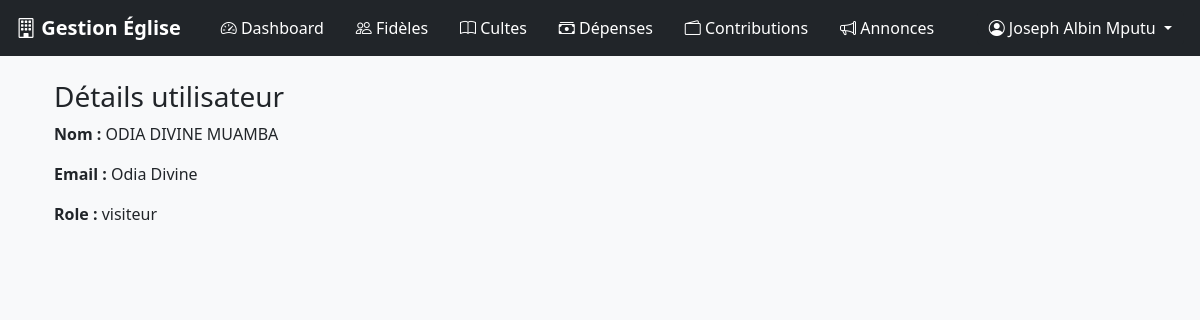
The page /views/users/view.php?id=2 (signed in) on the database its author committed.
### tables this page shows
CREATE TABLE `users` (
  `id` int(11) NOT NULL,
  `nom` varchar(100) NOT NULL,
  `email` varchar(150) NOT NULL,
  `mot_de_passe` varchar(255) NOT NULL,
  `role` enum('admin','visiteur') DEFAULT 'visiteur',
  `created_at` timestamp NOT NULL DEFAULT current_timestamp()
);

### views/users/view.php (the view, shortened to what this page needs)
<?php
require_once '../../config/database.php';
$id = $_GET['id'];
$stmt = $pdo->prepare("SELECT * FROM users WHERE id=?");
$stmt->execute([$id]);
$u = $stmt->fetch();
require_once '../../layouts/header.php';
require_once '../../layouts/navbar_sidebar.php';
?>
<div class="container p-4">
    <h3>Détails utilisateur</h3>
    <p><strong>Nom :</strong> <?= $u['nom'] ?></p>
    <p><strong>Email :</strong> <?= $u['email'] ?></p>
    <p><strong>Role :</strong> <?= $u['role'] ?></p>
</div>

### rows shown on the page
users: nom "ODIA DIVINE MUAMBA", email "Odia Divine", role "visiteur"

### other values the page prints
$_SESSION['user']['nom'] "Joseph Albin Mputu"
